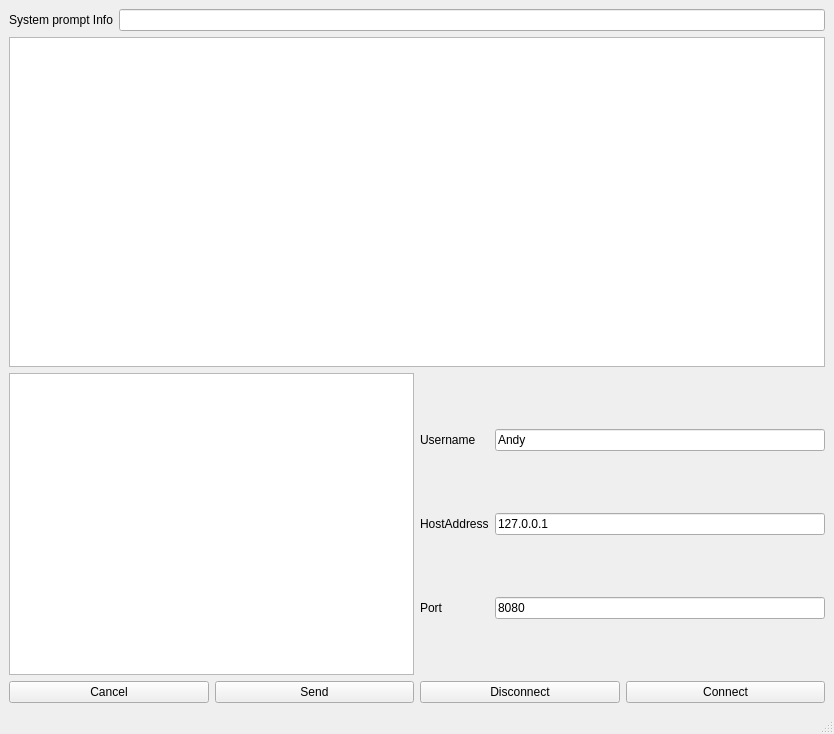
<?xml version="1.0" encoding="UTF-8"?>
<ui version="4.0">
 <class>MainWindow</class>
 <widget class="QMainWindow" name="MainWindow">
  <property name="geometry">
   <rect>
    <x>0</x>
    <y>0</y>
    <width>834</width>
    <height>734</height>
   </rect>
  </property>
  <property name="windowTitle">
   <string>MainWindow</string>
  </property>
  <widget class="QWidget" name="centralwidget">
   <layout class="QGridLayout" name="gridLayout_2">
    <item row="0" column="0">
     <layout class="QHBoxLayout" name="qh_tip">
      <item>
       <widget class="QLabel" name="tip_label">
        <property name="text">
         <string>System prompt Info</string>
        </property>
       </widget>
      </item>
      <item>
       <widget class="QLineEdit" name="tip_edit"/>
      </item>
     </layout>
    </item>
    <item row="1" column="0">
     <widget class="QTextEdit" name="recieve_edit"/>
    </item>
    <item row="2" column="0">
     <layout class="QGridLayout" name="client_qg">
      <item row="1" column="0">
       <layout class="QHBoxLayout" name="horizontalLayout">
        <item>
         <widget class="QPushButton" name="cancel_pb">
          <property name="text">
           <string>Cancel</string>
          </property>
         </widget>
        </item>
        <item>
         <widget class="QPushButton" name="send_pb">
          <property name="text">
           <string>Send</string>
          </property>
         </widget>
        </item>
       </layout>
      </item>
      <item row="1" column="1">
       <layout class="QHBoxLayout" name="horizontalLayout_2">
        <item>
         <widget class="QPushButton" name="disconnect_pb">
          <property name="text">
           <string>Disconnect</string>
          </property>
         </widget>
        </item>
        <item>
         <widget class="QPushButton" name="connect_pb">
          <property name="text">
           <string>Connect</string>
          </property>
         </widget>
        </item>
       </layout>
      </item>
      <item row="0" column="0">
       <widget class="QTextEdit" name="send_edit"/>
      </item>
      <item row="0" column="1">
       <layout class="QGridLayout" name="gridLayout">
        <item row="0" column="1">
         <widget class="QLineEdit" name="username_edit">
          <property name="text">
           <string>Andy</string>
          </property>
         </widget>
        </item>
        <item row="1" column="0">
         <widget class="QLabel" name="host_label">
          <property name="text">
           <string>HostAddress</string>
          </property>
         </widget>
        </item>
        <item row="0" column="0">
         <widget class="QLabel" name="username_label">
          <property name="text">
           <string>Username</string>
          </property>
         </widget>
        </item>
        <item row="1" column="1">
         <widget class="QLineEdit" name="host_edit">
          <property name="text">
           <string>127.0.0.1</string>
          </property>
         </widget>
        </item>
        <item row="2" column="0">
         <widget class="QLabel" name="port_label">
          <property name="text">
           <string>Port</string>
          </property>
         </widget>
        </item>
        <item row="2" column="1">
         <widget class="QLineEdit" name="port_edit">
          <property name="text">
           <string>8080</string>
          </property>
         </widget>
        </item>
       </layout>
      </item>
     </layout>
    </item>
   </layout>
  </widget>
  <widget class="QMenuBar" name="menubar">
   <property name="geometry">
    <rect>
     <x>0</x>
     <y>0</y>
     <width>834</width>
     <height>21</height>
    </rect>
   </property>
  </widget>
  <widget class="QStatusBar" name="statusbar"/>
 </widget>
 <resources/>
 <connections/>
</ui>
